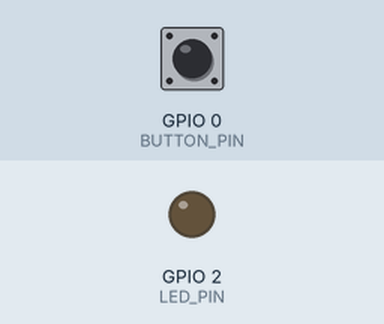
Simulated run of this sketch. Board: ESP32. Parts: output pins drawn as LEDs (lit = HIGH). The inputs (shaded band) are chosen by the test bench; at power-on: GPIO 0 (BUTTON_PIN) HIGH.

Above: at 1.2 s.
1.3 s: GPIO 0 (BUTTON_PIN) pulled LOW for 0.15 s
At 2.5 s:
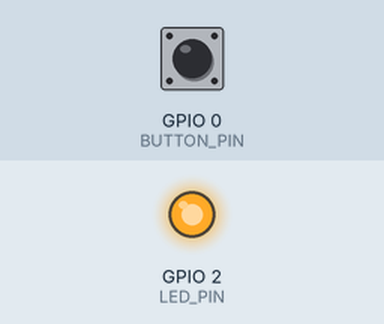
3.5 s: GPIO 0 (BUTTON_PIN) pulled LOW for 1 s
At 5.2 s:
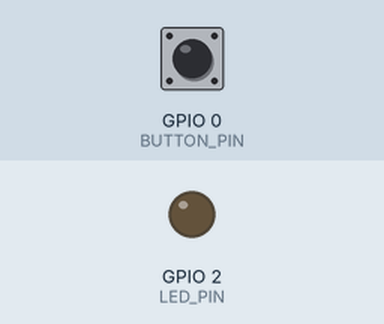
6.0 s: GPIO 0 (BUTTON_PIN) pulled LOW for 3.2 s
At 6.7 s:
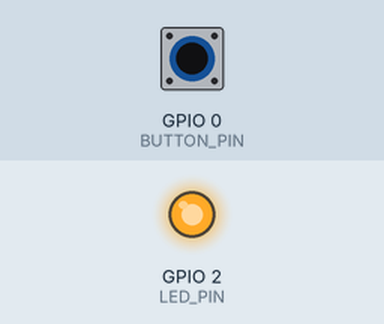
Timing chart, 0 to 9.0 s (numbered marks = the images above; inputs shaded):
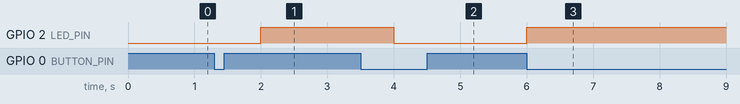

Measured:
- after the input at 1.3 s, GPIO 2 (LED_PIN): LOW → HIGH after 0.70 s
- after the input at 3.5 s, GPIO 2 (LED_PIN): HIGH → LOW after 0.50 s
- after the input at 6.0 s, GPIO 2 (LED_PIN): LOW → HIGH at once

The sketch:

Practice_Interrupt.ino
```cpp
#include <Arduino.h>
#define BUTTON_PIN 0
#define LED_PIN 2

volatile bool click = false;

void IRAM_ATTR test() {
  click = !click;
}

void setup() {
  Serial.begin(115200);

  pinMode(BUTTON_PIN, INPUT);
  pinMode(LED_PIN, OUTPUT);

  attachInterrupt(BUTTON_PIN, test, FALLING);
}

void loop() {
  digitalWrite(LED_PIN, click);
  delay(1000);
}
```
